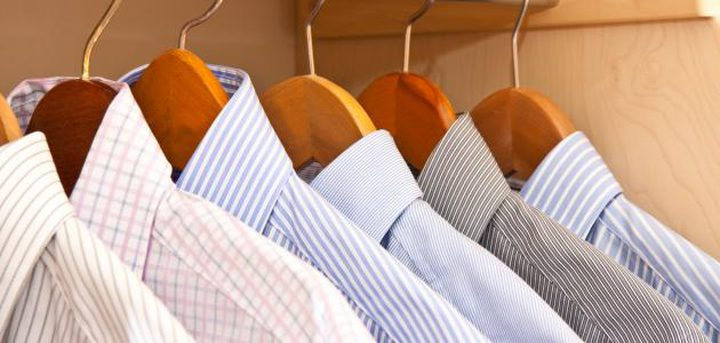
#> input picture clothes_pic1.jpg, 720 x 343 px
$ python -i color_utils.py   (imports and definitions only)
#> lines starting #> are read from the running program, lines starting #| are printed output that depends on the picture
#> further down, picture is the input picture: shape (343, 720, 3); mean B, G, R 144.7, 162.6, 193.7
import cv2
import numpy as np
from PIL import Image


# [7 lines left out: function read_image, not called in this run]


def resize_keep_ratio(img_bgr, max_side=640):
#> called with max_side = 512
    h, w = img_bgr.shape[:2]
#> h = 343; w = 720
    scale = max_side / float(max(h, w))
#> scale = 0.711
    if scale < 1.0:
        new_w = int(w * scale)
#> new_w = 512
        new_h = int(h * scale)
#> new_h = 243
        img_bgr = cv2.resize(img_bgr, (new_w, new_h), interpolation=cv2.INTER_AREA)
    return img_bgr


def gray_world_white_balance(img_bgr):
    """توازن أبيض بسيط (Gray World) لتحسين ثبات اللون عبر إضاءات مختلفة."""
    result = img_bgr.copy().astype(np.float32)
    b, g, r = cv2.split(result)
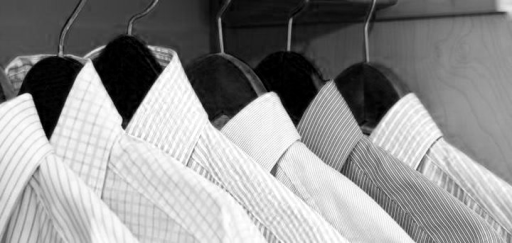
#> b: shape (243, 512) float32; min 0, max 255, mean 144.7
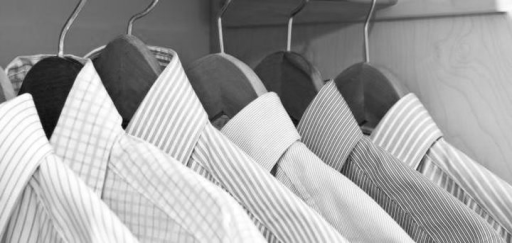
#> g: shape (243, 512) float32; min 9, max 255, mean 162.6
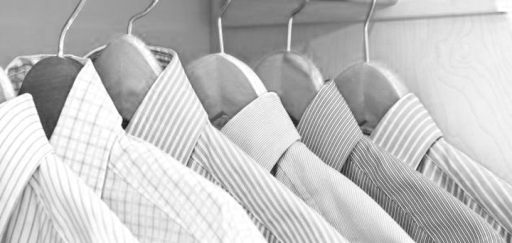
#> r: shape (243, 512) float32; min 25, max 255, mean 193.7
    avg_b, avg_g, avg_r = np.mean(b), np.mean(g), np.mean(r)
#> avg_b = 144.7; avg_g = 162.6; avg_r = 193.7
    avg_gray = (avg_b + avg_g + avg_r) / 3.0
#> avg_gray = 167
    # تجنب القسمة على صفر
    b = b * (avg_gray / (avg_b + 1e-6))
    g = g * (avg_gray / (avg_g + 1e-6))
    r = r * (avg_gray / (avg_r + 1e-6))
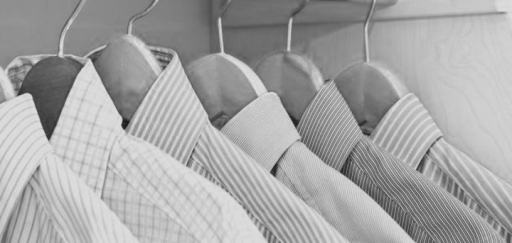
#> r: shape (243, 512) float32; min 21.55, max 219.8, mean 167
    result = cv2.merge([b, g, r])
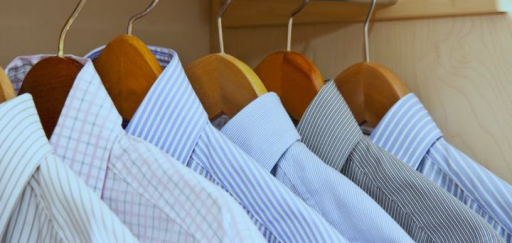
#> result: shape (243, 512, 3) float32; mean B, G, R 167, 167, 167; drawn with min black and max white
    result = np.clip(result, 0, 255).astype(np.uint8)
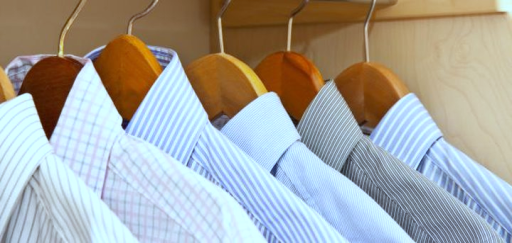
#> result: shape (243, 512, 3); mean B, G, R 161.8, 166.4, 166.5
    return result


def get_dominant_colors_hsv(img_bgr, k=3, sample_fraction=0.25, seed=42):
    """استخراج k ألوان سائدة في HSV باستخدام KMeans داخل OpenCV.
    نعيد: [(h,s,v,ratio), ...] مرتبة تنازليًا حسب النسبة.
    """
    # تصغير لتسريع
    small = resize_keep_ratio(img_bgr, max_side=512)
    # خيار موازنة اللون
    balanced = gray_world_white_balance(small)
    img_hsv = cv2.cvtColor(balanced, cv2.COLOR_BGR2HSV)
#> img_hsv: shape (243, 512, 3); mean H, S, V 65.7, 91.5, 194.2

    h, w = img_hsv.shape[:2]
#> h = 243; w = 512
    total = h * w
#> total = 124416

    # أخذ عينة عشوائية لتسريع الحساب
    rng = np.random.default_rng(seed)
    mask = rng.random(total) < sample_fraction
    pixels = img_hsv.reshape(-1, 3)[mask]

    # تحويل إلى float32
    Z = np.float32(pixels)
    criteria = (cv2.TERM_CRITERIA_EPS + cv2.TERM_CRITERIA_MAX_ITER, 20, 1.0)
    flags = cv2.KMEANS_PP_CENTERS

    compactness, labels, centers = cv2.kmeans(Z, k, None, criteria, 3, flags)
#> compactness = 58271212.4; centers = [[33.95, 78.59, 163.1], [103.3, 54.96, 239.3], [14.82, 213.5, 121.8]]
    centers = np.uint8(centers)
#> centers = [[33, 78, 163], [103, 54, 239], [14, 213, 121]]

    # حساب نسب كل عنقود
    counts = np.bincount(labels.flatten(), minlength=k).astype(np.float32)
#> counts = [9436, 15743, 5846]
    ratios = counts / counts.sum()
#> ratios = [0.304, 0.507, 0.188]

    # ترتيب حسب النسبة
    order = np.argsort(-ratios)
#> order = [1, 0, 2]
    centers = centers[order]
#> centers = [[103, 54, 239], [33, 78, 163], [14, 213, 121]]
    ratios = ratios[order]
#> ratios = [0.507, 0.304, 0.188]

    dom = []
    for i in range(k):
        h, s, v = centers[i]
        dom.append((int(h), int(s), int(v), float(ratios[i])))
#> this loop made 3 passes
#> after the loop, dom = [(103, 54, 239, 0.507), (33, 78, 163, 0.304), (14, 213, 121, 0.188)]
    return dom


# [77 lines left out: functions hsv_to_name, compute_stats_from_hsv_dominants, render_swatch, not called in this run]

>>> import cv2
>>> picture = cv2.imread('clothes_pic1.jpg')
>>> result = get_dominant_colors_hsv(picture)
#> result has the same summary as dom in get_dominant_colors_hsv

$ run again, on clothes_pic.png
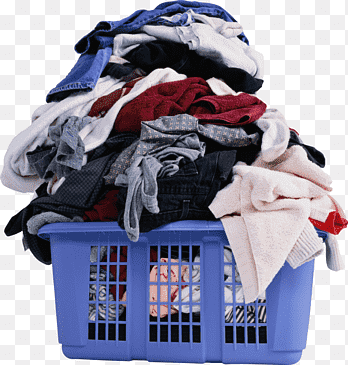
#> input picture clothes_pic.png, 348 x 365 px
#> picture is the input picture: shape (365, 348, 3); mean B, G, R 163.4, 143.9, 145.1
#> in gray_world_white_balance, `b, g, r = cv2.split(result)`:
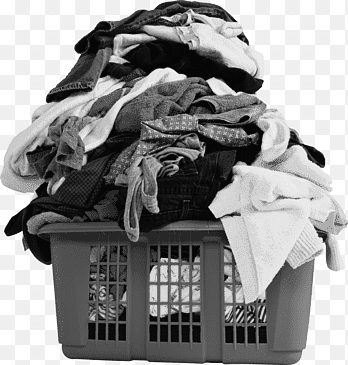
#> r: shape (365, 348) float32; min 6, max 255, mean 145.1
#> avg_b = 163.4; avg_g = 143.9; avg_r = 145.1
#> avg_gray = 150.8
#> in gray_world_white_balance, `result = cv2.merge([b, g, r])`:
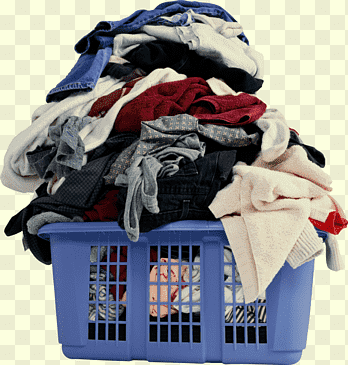
#> result: shape (365, 348, 3) float32; mean B, G, R 150.8, 150.8, 150.8; drawn with min black and max white
#> img_hsv: shape (365, 348, 3); mean H, S, V 66.5, 62.9, 166.9
#> in get_dominant_colors_hsv, `compactness, labels, centers = cv2.kmeans(Z, k, None, criteria, 3, fla..`: compactness = 78175640.8; centers = [[30.49, 27.5, 234.1], [117.8, 139.9, 148.2], [86.13, 51.41, 46.19]]
#> in get_dominant_colors_hsv, `centers = np.uint8(centers)`: centers = [[30, 27, 234], [117, 139, 148], [86, 51, 46]]
#> counts = [15705, 8426, 7536]
#> ratios = [0.496, 0.266, 0.238]
#> order = [0, 1, 2]
#> the loop in get_dominant_colors_hsv, `for i in range(k):` made 3 passes
#> after the loop in get_dominant_colors_hsv, `for i in range(k):`: dom = [(30, 27, 234, 0.496), (117, 139, 148, 0.266), (86, 51, 46, 0.238)]
#> `result = get_dominant_colors_hsv(picture)`: result has the same summary as dom in get_dominant_colors_hsv
